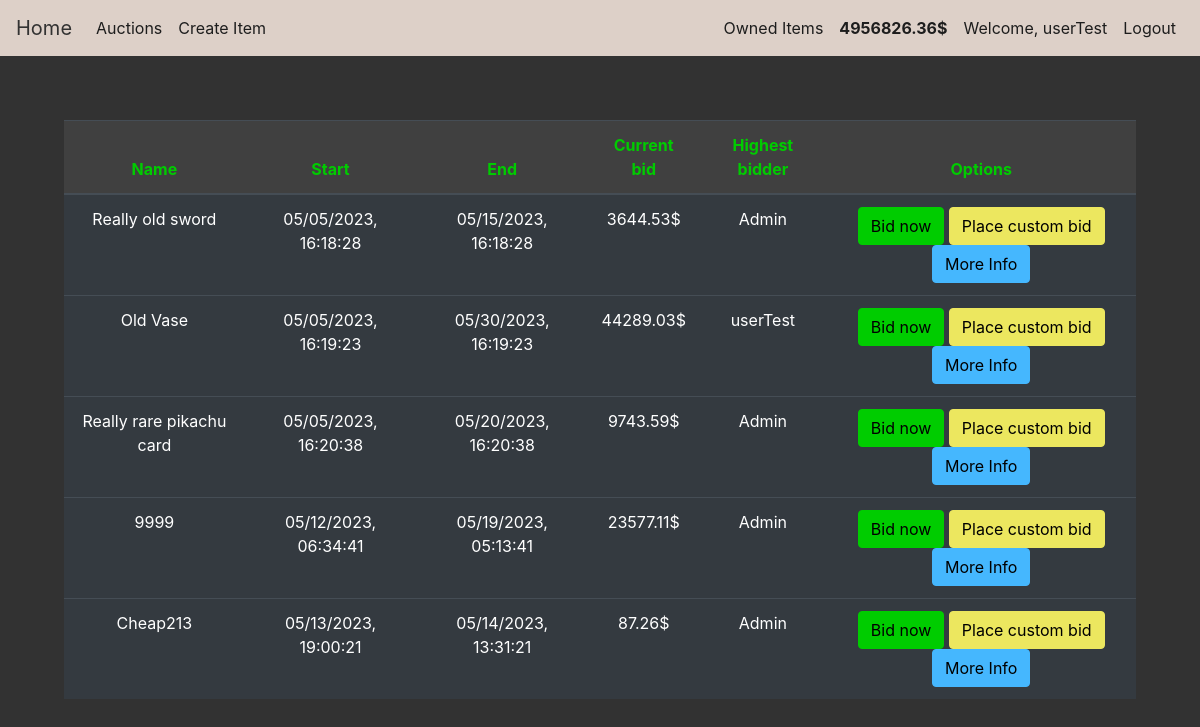
/auctions (signed in), run on the app's committed database.
### auction/models.py (models this page shows, shortened)
class User(db.Model,UserMixin):
    id = db.Column(db.Integer(),primary_key=True)
    username = db.Column(db.String(length=50),unique=True,nullable=False)
    email_address = db.Column(db.String(length=255),nullable=False,unique=True)
    password_hash = db.Column(db.String(length=60),nullable=False)
    budget = db.Column(db.Integer(),nullable=False,default=1000)
    items = db.relationship('Item',backref='owned_user',lazy=True)
    @property
    def password(self):
        return self.password
    def show_budget(self):
        return round(self.budget,2)

class Item(db.Model):
    id = db.Column(db.Integer(),primary_key=True)
    name = db.Column(db.String(length=30),nullable=False,unique=True)
    description = db.Column(db.String(length=1024),nullable=False)
    start = db.Column(db.String(length=30),nullable=False)
    end = db.Column(db.String(length=30), nullable=False)
    current_bid = db.Column(db.Float,nullable=False)
    step = db.Column(db.Float,nullable=False)
    seller_id = db.Column(db.Integer())
    bidder_id = db.Column(db.Integer())
    owner = db.Column(db.Integer(),db.ForeignKey('user.id'))
    image = db.Column(db.String(length=255))
    def minimum_next_bid(self):
        return round(self.current_bid * self.step,2)

### auction/routes.py (the view, shortened to what this page needs)
@app.route('/auctions',methods=['GET','POST'])
@login_required
def auction_page():
    bid_form = BidForm()
    custom_bid_form = CustomBidForm()
    if request.method == 'GET':
        items = Item.query.filter_by(owner=None)
        return render_template('auctions.html',items=items,bid_form=bid_form,custom_bid_form=custom_bid_form)

### auction/models.py (called while the page is built)
@login_manager.user_loader
def load_user(user_id):
    return User.query.get(int(user_id))

### auction/templates/auctions.html (shortened to what this page needs)
{% extends 'base.html' %}
{% block content %}
<div class="position-relative overflow-hidden p-3 p-md-5 m-md-3 text-center">
    <table id="tasks-table" class="table table-hover table-dark">
        <thead class="table_head">
            <tr>
                <th scope="col">Name</th>
                <th scope="col">Start</th>
                <th scope="col">End</th>
                <th scope="col">Current bid</th>
                <th scope="col">Highest bidder</th>
                <th scope="col">Options</th>
            </tr>
        </thead>
        <tbody>
            {% for item in items %}
                <tr>
                    <td>{{ item.name }}</td>
                    <td>{{ item.start }}</td>
                    <td>{{ item.end }}</td>
                    <td>{{ item.current_bid }}$</td>
                    <td>{{ item.bidder_id }}</td>
                    <td>
                        <button class="btn btn-outline btn-success" data-toggle="modal"  data-target="#Modal-BidConfirm-{{ item.id }}">Bid now</button>
                        <button class="btn btn-outline btn-danger" data-toggle="modal" data-target="#Modal-CustomBidConfirm-{{ item.id }}">Place custom bid</button>
                        <button class="btn btn-outline btn-info" data-toggle="modal" data-target="#Modal-MoreInfo-{{ item.id }}">More Info</button>
                    </td>
                </tr>
            {% endfor %}
        </tbody>
    </table>
</div>
{% endblock %}

### auction/templates/base.html (shortened to what this page needs)
<!doctype html>
<html lang="en">
   <head>
      <link rel="stylesheet" href="https://cdn.jsdelivr.net/npm/bootstrap@4.5.3/dist/css/bootstrap.min.css">
      <link rel="stylesheet" href="{{ url_for('static', filename='style.css') }}">
   </head>
   <body>
      <nav class="navbar navbar-expand-md navbar-dark bg-dark">
         <a class="navbar-brand" href="{{ url_for('home_page') }}">Home</a>
         <div class="collapse navbar-collapse" id="navbarNav">
            <ul class="navbar-nav mr-auto">
               <li class="nav-item active">
                  <a class="nav-link" href="{{ url_for('auction_page') }}">Auctions <span class="sr-only">(current)</span></a>
               </li>
               {% if current_user.is_authenticated %}
               <li class="nav-item">
                  <a class="nav-link" href="{{ url_for('create_page') }}">Create Item</a>
               </li>
               {% endif %}
            </ul>
            {% if current_user.is_authenticated %}
            <ul class="navbar-nav">
               <li class="nav-item">
                  <a class="nav-link" href="{{ url_for('owned_items_page') }}">Owned Items</a>
               </li>
               <li class="nav-item">
                  <a class="nav-link" style="color: azure;font-weight:bold">
                  {{ current_user.show_budget() }}$
                  </a>
               </li>
               <li class="nav-item">
                  <a class="nav-link">Welcome, {{ current_user.username }}</a>
               </li>
               <li class="nav-item">
                  <a class="nav-link" href="{{ url_for('logout_page') }}">Logout</a>
               </li>
            </ul>
            {% endif %}
         </div>
      </nav>
      {% block content %}
      {% endblock %}
   </body>
</html>

### auction/static/style.css (style rules this page uses)
.btn-success { color:black; background-color:#00cc00 !important; border-color: #00cc00 !important; }
.btn-danger { color:black; background-color: #ece75f !important; border-color: #ece75f !important; }
.btn-info { color:black; background-color: #45b7fe !important; border-color: #45b7fe !important; }
.table_head { color: #00cc00; background-color:#404040; }

### auction/templates/base.html (style rules this page uses)
body { background-color: #323232; color: white }
.bg-dark { background-color: #DDD0C8 !important; }
.nav-link { color: #1D1D1D !important; }
.navbar-brand { color: #323232 !important; }

### data on the page
User: show_budget "4956826.36", username "userTest"
Item: name "Really old sword", start "05/05/2023, 16:18:28", end "05/15/2023, 16:18:28", current_bid "3644.53", bidder_id "Admin"
Item: name "Old Vase", start "05/05/2023, 16:19:23", end "05/30/2023, 16:19:23", current_bid "44289.03", bidder_id "userTest"
Item: name "Really rare pikachu card", start "05/05/2023, 16:20:38", end "05/20/2023, 16:20:38", current_bid "9743.59", bidder_id "Admin"
Item: name "9999", start "05/12/2023, 06:34:41", end "05/19/2023, 05:13:41", current_bid "23577.11", bidder_id "Admin"
Item: name "Cheap213", start "05/13/2023, 19:00:21", end "05/14/2023, 13:31:21", current_bid "87.26", bidder_id "Admin"
